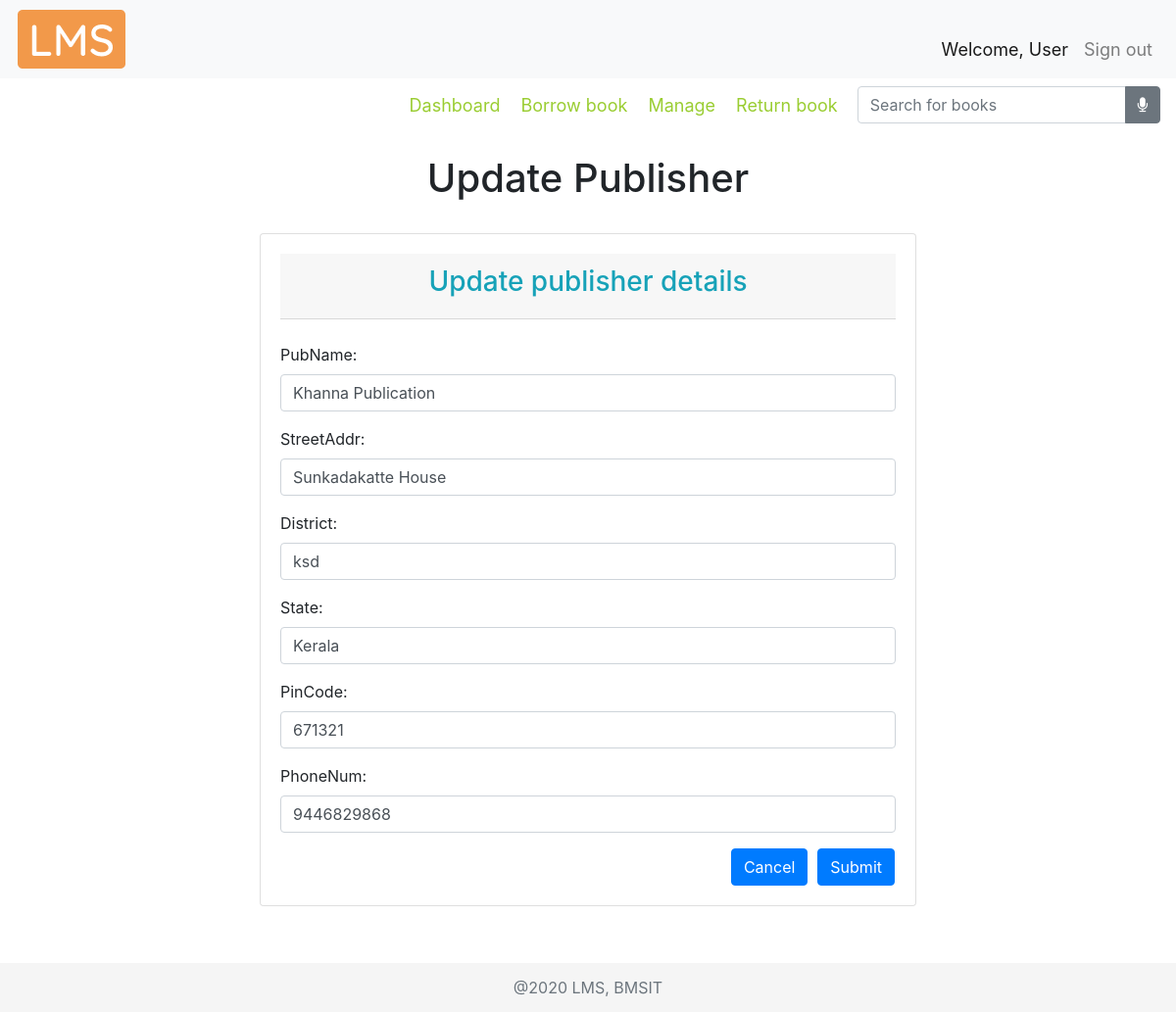
Before: /updatepublisherdetails/2/ with the older database file.
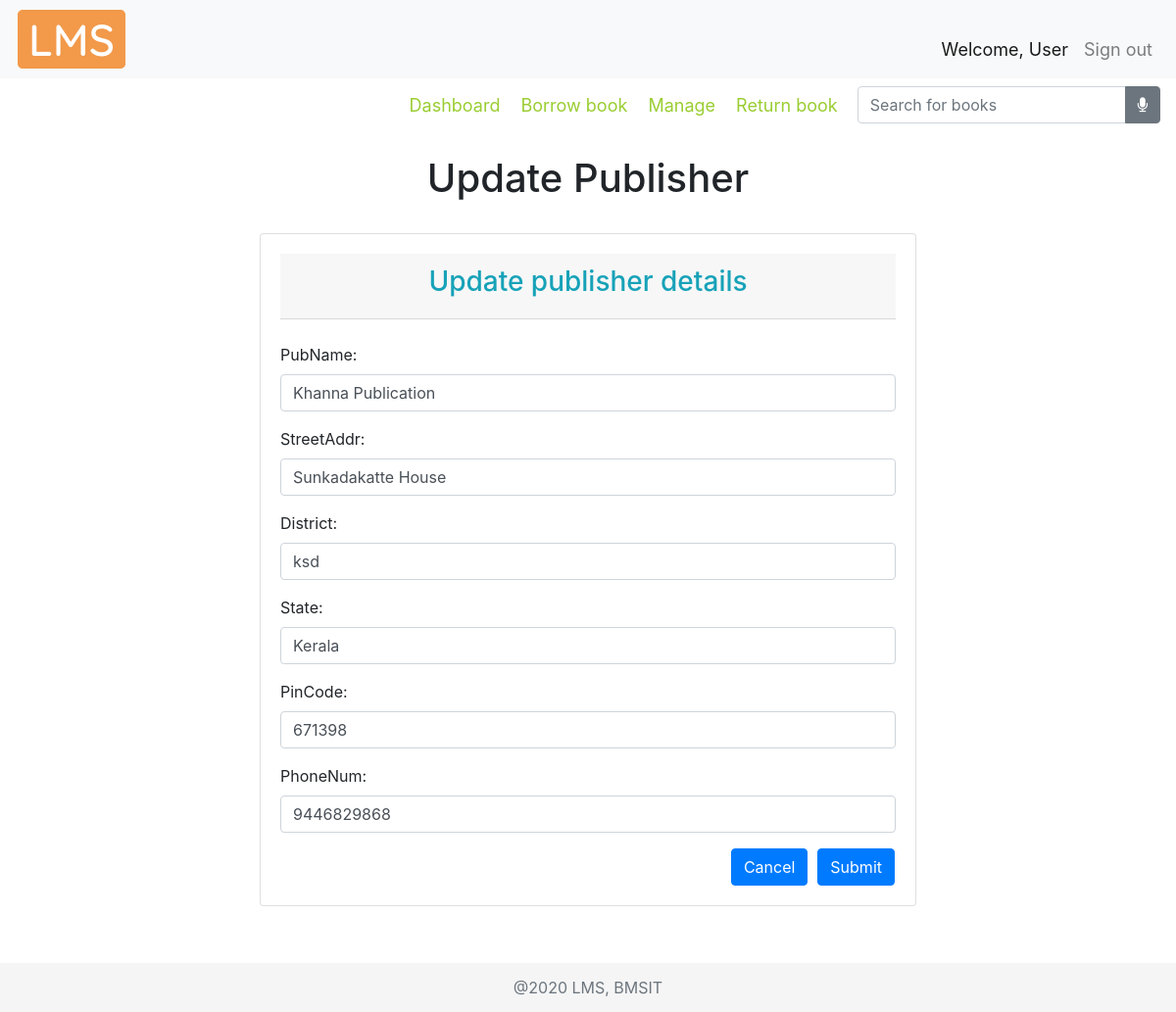
After: the same page with the newer database file.
### libraryApp/models.py (models this page shows, shortened)
class PUBLISHER(models.Model):
    pubName = models.CharField(max_length=30)
    streetAddr = models.CharField(max_length=50)
    district = models.CharField(max_length=20)
    state = models.CharField(max_length=20)
    pinCode = models.CharField(max_length=6)
    phoneNum = models.CharField(max_length=10)

### libraryApp/views.py (the view)
# urls.py: path('updatepublisherdetails/<str:pubID>/', views.updatePublisherDetails, name="updatepublisherdetail"),
def updatePublisherDetails(request, pubID):
    publisherDetails = 'libraryApp/add_publisher_details.html'
    publishers = PUBLISHER.objects.get(id=pubID)
    print("PUBID", pubID)
    addPublisherForm = AddPublisherForm(instance=publishers)
    if request.method == "POST":
        addPublisherForm = AddPublisherForm(request.POST, instance=publishers)
        if addPublisherForm.is_valid():
            addPublisherForm.save()
            print("REQUEST:", request.POST)
            return redirect(manage)
    context = {
        'publishers' : publishers,
        'addPublisherForm' : addPublisherForm,
        'option' : 'Update'
    }
    return render(request, publisherDetails, context)

### libraryApp/forms.py
class AddPublisherForm(ModelForm):
    class Meta:
        model = PUBLISHER
        fields = '__all__'

### libraryApp/templates/libraryApp/add_publisher_details.html (shortened to what this page needs)
{% extends 'libraryApp/add_book_template.html' %}
{% load static %}
{% load widget_tweaks %}
{% block content %}
<h1 class="text-center">{{option}} Publisher</h1>
<br>
<div class="container">
    <div class="card card-body">
        <form method="POST">
            <div class="card-header text-center">
                <h3 class="text-info">{{option}} publisher details</h3>
            </div>
            <br>
            <div class="" id="addPubForm">
                {% for field in addPublisherForm.visible_fields %}
                <div class="form-group">
                    {{ field.label_tag }}
                    {% render_field field class="form-control" %}
                </div>
                {% endfor %}
            </div>
            <div class="row justify-content-end">
                <a href="javascript:window.history.back()"><button type="button" class="btn btn-primary"
                        style="margin-right: 10px;">Cancel</button></a>
                <button type="submit" class="btn btn-primary mr-3">Submit</button>
            </div>
        </form>
    </div>
</div>
<br>
{% endblock %}

Changed rows visible on the page:
changed PUBLISHER "Khanna Publication": pinCode "671321" → "671398"
